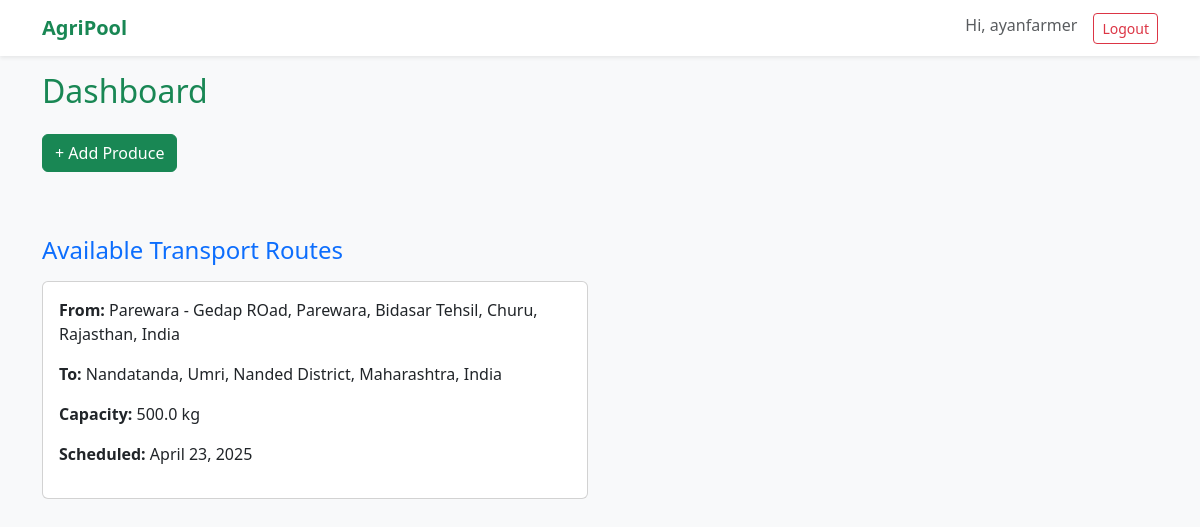
The app's page / (signed in), older data.
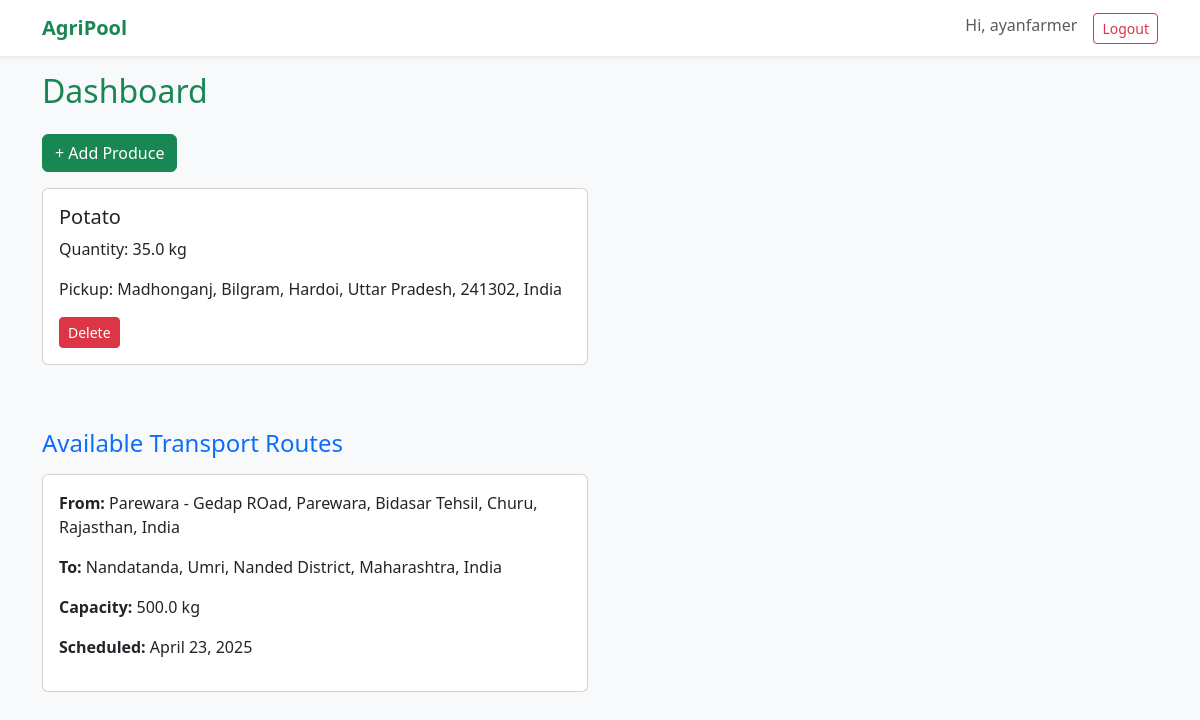
The same page, newer data.
### core/models.py (models this page shows, shortened)
class Transport(models.Model):
    driver = models.ForeignKey(User, on_delete=models.CASCADE)
    route_start_lat = models.FloatField()
    route_start_lng = models.FloatField()
    route_end_lat = models.FloatField()
    route_end_lng = models.FloatField()
    capacity_total = models.FloatField()
    capacity_used = models.FloatField(default=0)
    scheduled_date = models.DateField()
    created_at = models.DateTimeField(auto_now_add=True)
    route_start_address = models.CharField(
        max_length=255, blank=True, null=True)
    route_end_address = models.CharField(max_length=255, blank=True, null=True)

class Produce(models.Model):
    owner = models.ForeignKey(User, on_delete=models.CASCADE)
    name = models.CharField(max_length=100)
    quantity_kg = models.FloatField()
    pickup_location = models.CharField(max_length=200)
    created_at = models.DateTimeField(auto_now_add=True)

### core/views.py (the view)
# urls.py: path('', views.dashboard, name='dashboard'),
@login_required
def dashboard(request):
    profile = request.user.userprofile
    produce = Produce.objects.filter(
        owner=request.user) if profile.role == 'farmer' else None
    transport = Transport.objects.all()
    return render(request, 'core/dashboard.html', {
        'profile': profile,
        'produce': produce,
        'transport': transport
    })

### core/templates/core/dashboard.html (shortened to what this page needs)
{% extends "base.html" %} {% block content %}
<h2 class="text-success mb-4">Dashboard</h2>
{% if profile.role == 'farmer' %}
<a href="{% url 'create_produce' %}" class="btn btn-success mb-3"
  >+ Add Produce</a
>
<div class="row">
  {% for item in produce %}
  <div class="col-md-6">
    <div class="card mb-3">
      <div class="card-body">
        <h5 class="card-title">{{ item.name }}</h5>
        <p>Quantity: {{ item.quantity_kg }} kg</p>
        <p>Pickup: {{ item.pickup_location }}</p>
        <form
          method="post"
          action="{% url 'delete_produce' item.id %}"
          class="mt-2"
        >
          <button type="submit" class="btn btn-danger btn-sm">Delete</button>
        </form>
      </div>
    </div>
  </div>
  {% endfor %}
</div>
{% endif %}
<h4 class="mt-5 mb-3 text-primary">Available Transport Routes</h4>
<div class="row">
  {% for t in transport %}
  <div class="col-md-6">
    <div class="card mb-3">
      <div class="card-body">
        <p><strong>From:</strong> {{ t.route_start_address }}</p>
        <p><strong>To:</strong> {{ t.route_end_address }}</p>
        <p><strong>Capacity:</strong> {{ t.capacity_total }} kg</p>
        <p><strong>Scheduled:</strong> {{ t.scheduled_date }}</p>
      </div>
    </div>
  </div>
  {% endfor %}
</div>
{% endblock %}

### core/templates/base.html (shortened to what this page needs)
<!DOCTYPE html>
<html lang="en">
  <head>
    <link
      href="https://cdn.jsdelivr.net/npm/bootstrap@5.3.0/dist/css/bootstrap.min.css"
      rel="stylesheet"
    />
  </head>
  <body class="bg-light">
    <nav class="navbar navbar-expand-lg navbar-light bg-white shadow-sm mb-3">
      <div class="container">
        <a class="navbar-brand text-success fw-bold" href="/">AgriPool</a>
        <div class="d-flex">
          {% if user.is_authenticated %}
          <span class="me-3 text-muted">Hi, {{ user.username }}</span>
          <form method="POST" action="{% url 'logout' %}" class="d-inline">
            <button type="submit" class="btn btn-outline-danger btn-sm">
              Logout
            </button>
          </form>
          {% endif %}
        </div>
      </div>
    </nav>
    <div class="container">{% block content %}{% endblock %}</div>
  </body>
</html>

Row changes from the older to the newer data that the page shows:
added Produce: name "Potato", quantity_kg "35.0", pickup_location "Madhonganj, Bilgram, Hardoi, Uttar Pradesh, 241302, India"
